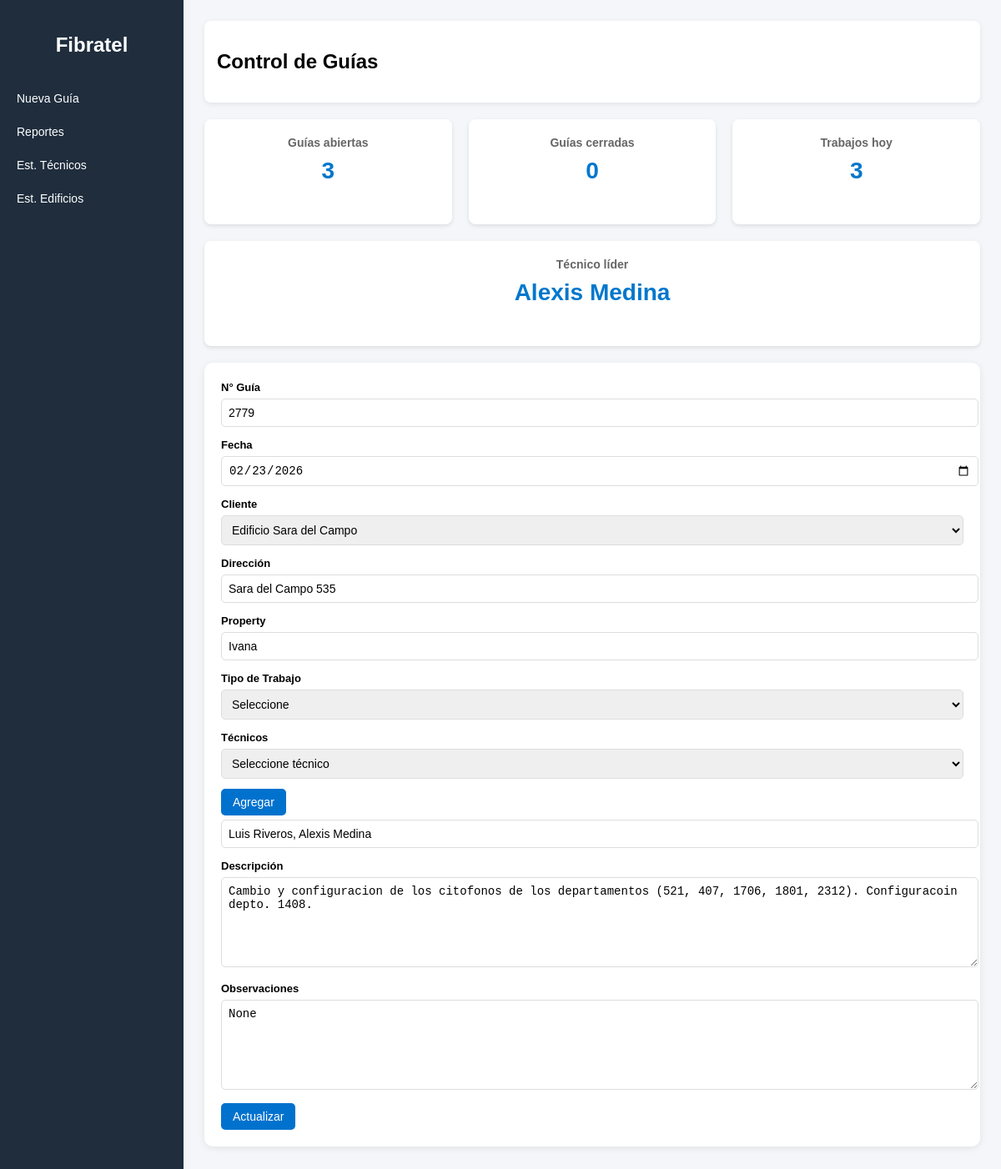
/?editar=16, run on the app's committed database.
### tables this page shows
CREATE TABLE guias (
            id INTEGER PRIMARY KEY AUTOINCREMENT,
            numero_guia INTEGER UNIQUE,
            fecha TEXT,
            cliente_id INTEGER,
            tecnicos TEXT,
            tecnico_firma TEXT,
            descripcion TEXT,
            estado TEXT,
            observaciones TEXT
        , tipo_trabajo TEXT, token_revision TEXT);

CREATE TABLE clientes (
            id INTEGER PRIMARY KEY AUTOINCREMENT,
            nombre TEXT UNIQUE,
            direccion TEXT,
            property TEXT
        );

### app.py (the view, shortened to what this page needs)
@app.route("/", methods=["GET", "POST"])
def index():
    conn = get_db()
    guia_id = request.args.get("editar")
    guia = None
    if guia_id:
        guia = conn.execute("""
            SELECT g.*,
                   c.nombre as cliente_nombre,
                   c.direccion,
                   c.property
            FROM guias g
            LEFT JOIN clientes c ON g.cliente_id = c.id
            WHERE g.id=?
        """, (guia_id,)).fetchone()
    clientes = conn.execute(
        "SELECT * FROM clientes ORDER BY nombre"
    ).fetchall()
    tecnicos = conn.execute(
        "SELECT * FROM tecnicos ORDER BY nombre"
    ).fetchall()
    ultimo = conn.execute(
        "SELECT MAX(numero_guia) FROM guias"
    ).fetchone()[0]
    proximo_numero = (ultimo + 1) if ultimo else 1
    abiertas = conn.execute(
        "SELECT COUNT(*) FROM guias WHERE estado='ABIERTA'"
    ).fetchone()[0]
    cerradas = conn.execute(
        "SELECT COUNT(*) FROM guias WHERE estado='CERRADA'"
    ).fetchone()[0]
    hoy = conn.execute(
        "SELECT COUNT(*) FROM guias WHERE fecha=?",
        (date.today(),)
    ).fetchone()[0]
    tecnicos_data = conn.execute(
        "SELECT tecnicos FROM guias"
    ).fetchall()
    conteo = {}
    for r in tecnicos_data:
        if not r["tecnicos"]:
            continue
        lista = r["tecnicos"].split(", ")
        for t in lista:
            conteo[t] = conteo.get(t,0)+1
    lider = "-"
    if conteo:
        lider = max(conteo, key=conteo.get)
    conn.close()
    return render_template(
    "index.html",
    fecha=date.today(),
    clientes=clientes,
    tecnicos=tecnicos,
    guia=guia,
    proximo_numero=proximo_numero,
    abiertas=abiertas,
    cerradas=cerradas,
    hoy=hoy,
    lider=lider
)

### app.py (called while the page is built)
def get_db():
    conn = sqlite3.connect(DATABASE)
    conn.row_factory = sqlite3.Row
    return conn

### templates/index.html (shortened to what this page needs)
<!DOCTYPE html>
<html>
<head>
<link rel="stylesheet" href="/static/style.css">
</head>
<body>
<div class="layout">
<div class="sidebar">
<h2>Fibratel</h2>
<a href="/">Nueva Guía</a>
<a href="/reportes">Reportes</a>
<a href="/estadisticas">Est. Técnicos</a>
<a href="/estadisticas_edificio">Est. Edificios</a>
</div>
<div class="main">
<div class="header">
<h2>Control de Guías</h2>
</div>
<div class="dashboard">
<div class="card">
<h3>Guías abiertas</h3>
<p>{{ abiertas }}</p>
</div>
<div class="card">
<h3>Guías cerradas</h3>
<p>{{ cerradas }}</p>
</div>
<div class="card">
<h3>Trabajos hoy</h3>
<p>{{ hoy }}</p>
</div>
<div class="card">
<h3>Técnico líder</h3>
<p>{{ lider }}</p>
</div>
</div>
<div class="form-box">
<form method="POST">
<label>N° Guía</label>
<input type="text"
value="{{ guia.numero_guia if guia else proximo_numero }}"
readonly>
<label>Fecha</label>
<input type="date"
name="fecha"
value="{{ guia.fecha if guia else fecha }}">
<label>Cliente</label>
<select name="cliente_id" id="cliente" onchange="cargarCliente()">
{% for c in clientes %}
<option value="{{ c.id }}"
{% if guia and guia.cliente_id == c.id %}selected{% endif %}>
{{ c.nombre }}
</option>
{% endfor %}
</select>
<label>Dirección</label>
<input type="text"
id="direccion"
value="{{ guia.direccion if guia else '' }}"
readonly>
<label>Property</label>
<input type="text"
id="property"
value="{{ guia.property if guia else '' }}"
readonly>
<label>Tipo de Trabajo</label>
<select name="tipo_trabajo" id="tipo_trabajo" onchange="tipoTrabajo()">
<option value="">Seleccione</option>
</select>
<label>Técnicos</label>
<select id="tecnico_select">
<option value="">Seleccione técnico</option>
</select>
<button type="button" onclick="agregarTecnico()">Agregar</button>
<input type="text"
id="lista_tecnicos"
name="tecnicos"
value="{{ guia.tecnicos if guia else '' }}">
<label>Descripción</label>
<textarea name="descripcion" id="descripcion">
{{ guia.descripcion if guia else '' }}
</textarea>
<label>Observaciones</label>
<textarea name="observaciones">
{{ guia.observaciones if guia else '' }}
</textarea>
<button type="submit">
{% if guia %}
Actualizar
{% else %}
Guardar
{% endif %}
</button>
</form>
</div>
</div>
</div>
</body>
</html>

### static/style.css (style rules this page uses)
body { margin:0; font-family:Arial, sans-serif; background:#f4f6f9; }
.layout { display:flex; }
.sidebar { width:220px; background:#1f2d3d; color:white; min-height:100vh; padding-top:20px; }
.sidebar h2 { text-align:center; margin-bottom:30px; }
.sidebar a { display:block; color:white; text-decoration:none; padding:12px 20px; font-size:14px; }
.main { flex:1; padding:25px; }
.header { background:white; padding:15px; margin-bottom:20px; border-radius:8px; box-shadow:0 2px 6px rgba(0,0,0,0.08); }
.dashboard { display:flex; gap:20px; flex-wrap:wrap; margin-bottom:25px; }
.card { flex:1; min-width:200px; background:white; padding:20px; border-radius:10px; box-shadow:0 2px 8px rgba(0,0,0,0.08); text-align:center; }
.card h3 { margin:0; color:#777; font-size:14px; }
.card p { font-size:32px; color:#0072CE; margin-top:10px; }
.form-box { background:white; padding:20px; border-radius:10px; box-shadow:0 2px 8px rgba(0,0,0,0.08); margin-bottom:25px; }
label { font-size:13px; font-weight:bold; }
input,select,textarea { padding:8px; margin-top:5px; margin-bottom:12px; width:100%; border:1px solid #ddd; border-radius:5px; font-size:14px; }
textarea { min-height:90px; }
button { background:#0072CE; color:white; border:none; padding:8px 14px; border-radius:5px; cursor:pointer; font-size:14px; }
.dashboard { display:flex; gap:20px; margin-bottom:20px; }
.card { flex:1; background:white; padding:20px; border-radius:8px; box-shadow:0 2px 5px rgba(0,0,0,0.1); text-align:center; }
.card h3 { margin:0; font-size:14px; color:#666; }
.card p { font-size:28px; font-weight:bold; margin-top:10px; color:#0077cc; }

### data on the page
guias: numero_guia "2779", fecha "02/23/2026", cliente_id "Edificio Sara del Campo", tecnicos "Luis Riveros, Alexis Medina", descripcion "Cambio y configuracion de los citofonos de los departamentos (521, 407, 1706, 1801, 2312). Configuracoin depto. 1408."
clientes: direccion "Sara del Campo 535", property "Ivana"

### other printed values
{{ abiertas }} "3"
{{ cerradas }} "0"
{{ hoy }} "3"
{{ lider }} "Alexis Medina"
